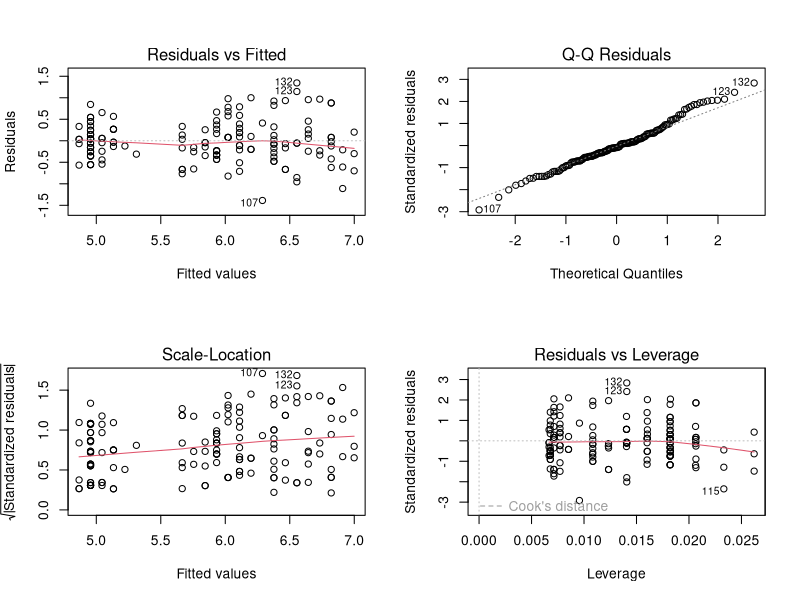
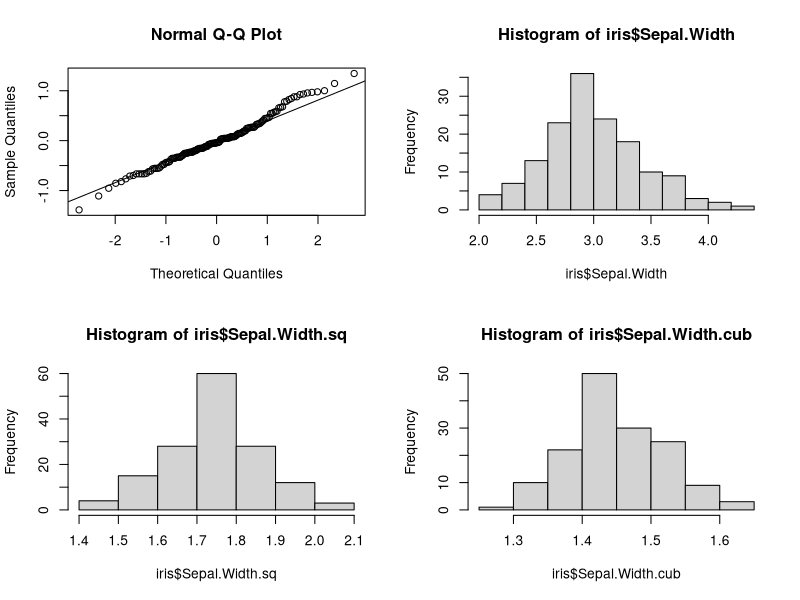
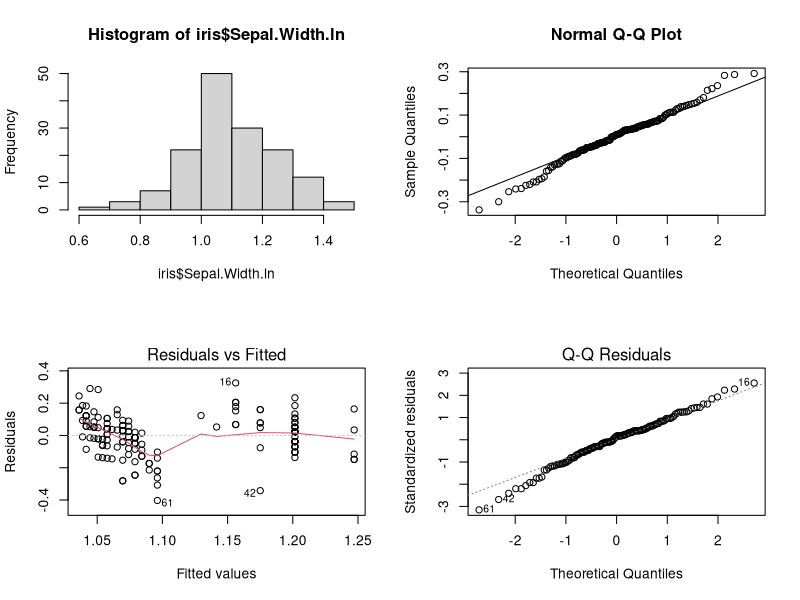
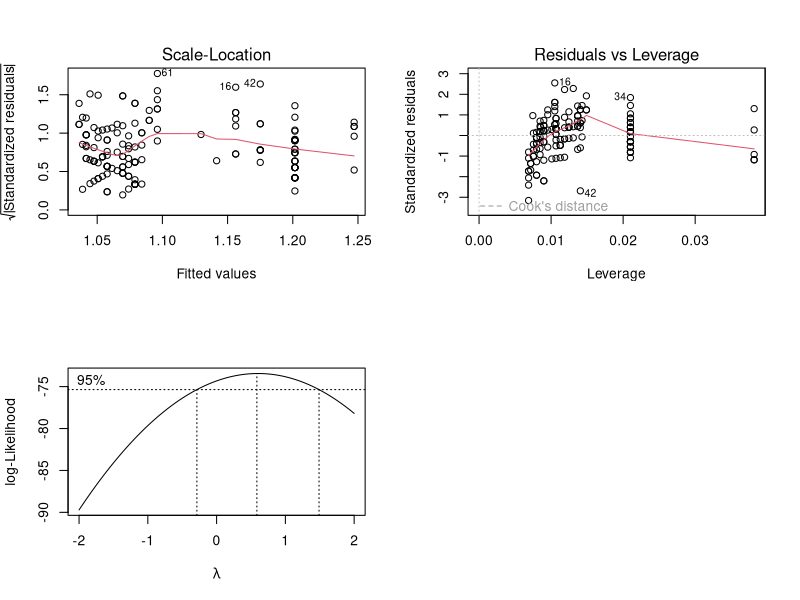

Write R code to recreate these figures, in order.
  data(iris)
head(iris)  


fit1= lm(Sepal.Length~ Petal.Width, data=iris)
summary(fit1)

par(mfrow = c(2,2))
plot(fit1)

qqnorm(residuals(fit1))
qqline(residuals(fit1))


#The residuals do not fit the normal distribution so that in
#dictates a problem.

hist(iris$Sepal.Width)

#Try a transf0rmation of the response variable 
iris$Sepal.Width.sq <- sqrt(iris$Sepal.Width) #Sq root
iris$Sepal.Width.cub <- (iris$Sepal.Width) ^ (1/3) #Cube
iris$Sepal.Width.ln <- log(iris$Sepal.Width) #log

#we are attempting to get a bell curve distribution 

hist(iris$Sepal.Width.sq)
hist(iris$Sepal.Width.cub)
hist(iris$Sepal.Width.ln)

#Linear regresssion between square root of Y and X

fit2 <- lm(iris$Sepal.Width.sq ~ iris$Petal.Length)
summary(fit2)


#The square transformation has a better normal qqplot of the 
#

qqnorm(residuals(fit2))
qqline(residuals(fit2))


#We can transform both the response and predictor 
## That is log log transform 

fit3 <- lm(log(iris$Sepal.Width) ~ log(iris$Petal.Width))
summary(fit3)

plot(fit3)

#performing the back transform 
c = coef(fit3)
a = c[1]
a
b = c[2]
b
backtrans = exp(a + b*log(iris$Petal.Width))
head(backtrans)

#Box cox trnsformation
#They reduct the non normality of the errors in a linear model
library(MASS)
bc <- boxcox(Sepal.Width ~ Petal.Width, data=iris)
#log likelihood function governs the selection of the lambda 
#power transformation 
#We select lambda to carry out transformation 


trans <- bc$x[which.max(bc$y)]
trans
#This if the lambda(hyperparameter) that is going to maximize y
fit4 <- lm(Sepal.Width^trans ~ Petal.Width, data = iris )
summary(fit4)


